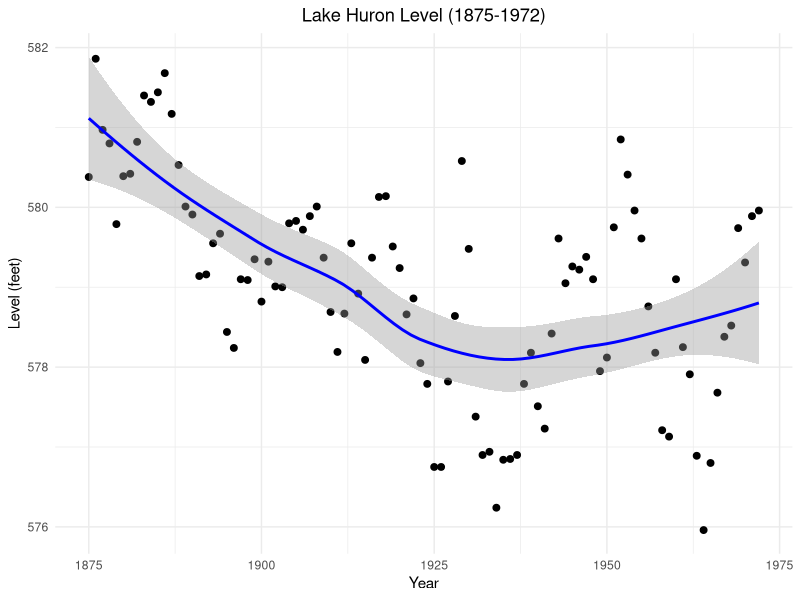
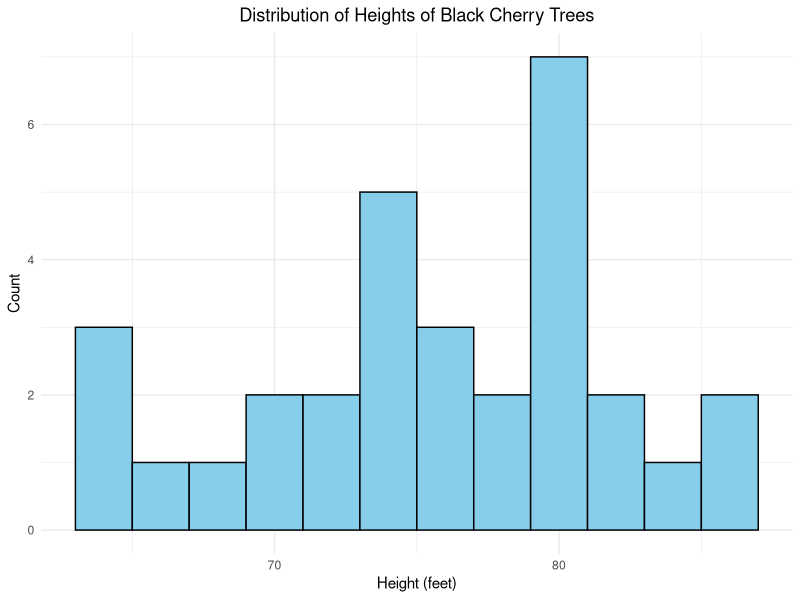
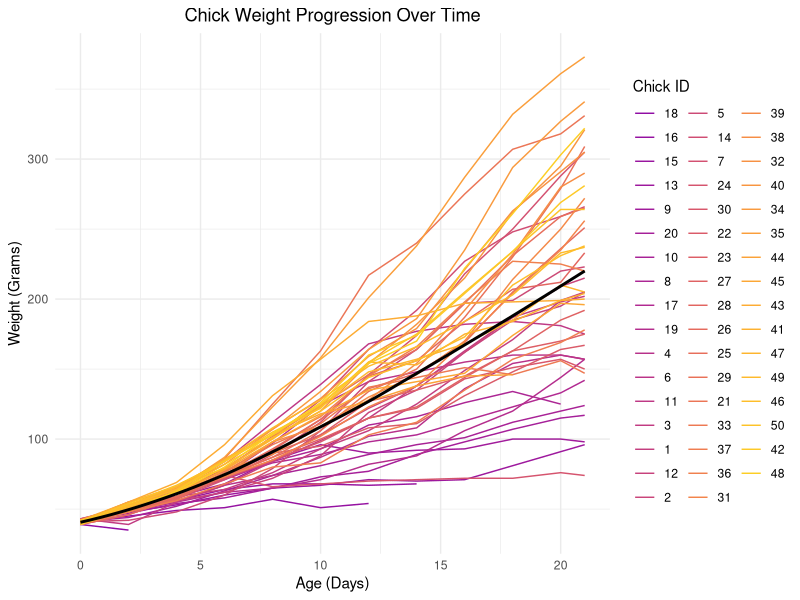
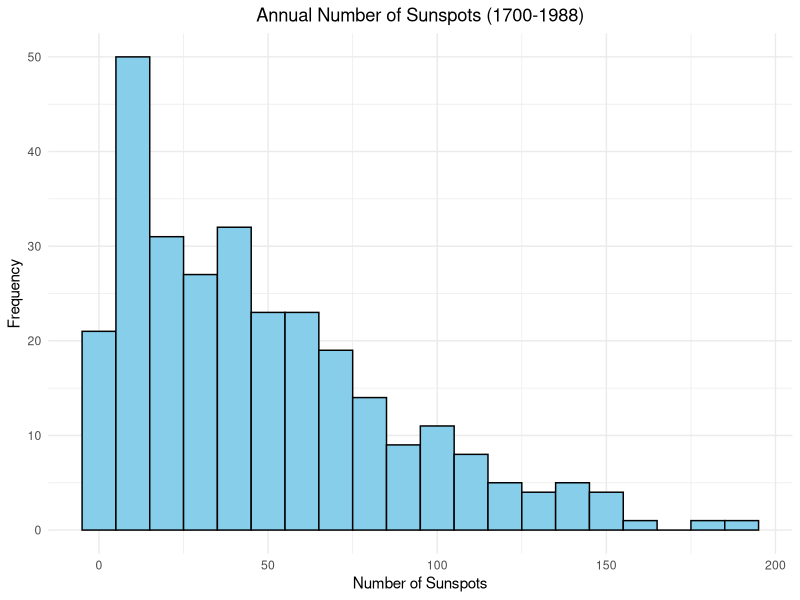
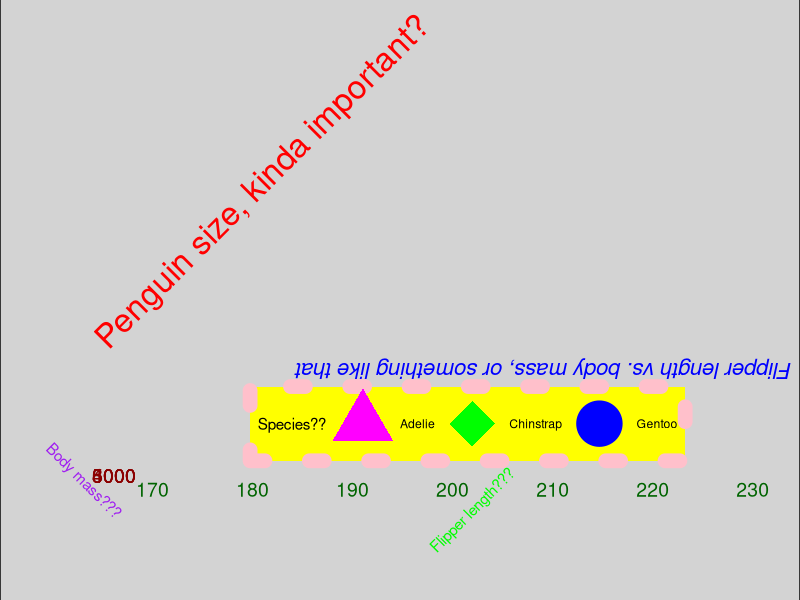

These charts were generated, in order, by the following R code:
## ---- chunk 1
library(ggplot2)
library(tibble)

lake_huron_data <- tibble(year = 1875:1972, level = as.numeric(datasets::LakeHuron))

ggplot(lake_huron_data, aes(x = year, y = level)) +
  geom_point(size = 2) + 
  geom_smooth(method = "loess", color = "blue") + 
  labs(title = "Lake Huron Level (1875-1972)",
       x = "Year",
       y = "Level (feet)") +
  theme_minimal() + 
  theme(plot.title = element_text(hjust = 0.5)) 

## ---- chunk 2
library(ggplot2)
library(dplyr)

datasets::trees %>% 
  as_tibble() %>% 
  ggplot(aes(x = Height)) +
  geom_histogram(binwidth = 2, fill = "skyblue", color = "black") + 
  labs(title = "Distribution of Heights of Black Cherry Trees",
       x = "Height (feet)",
       y = "Count") +
  theme_minimal() + 
  theme(plot.title = element_text(hjust = 0.5)) 

## ---- chunk 3
library(ggplot2)
library(dplyr)

datasets::ChickWeight %>% 
  as_tibble() %>% 
  ggplot(aes(x = Time, y = weight, group = Chick, color = as.factor(Chick))) +
  geom_line() + 
  geom_smooth(aes(group = 1), method = "loess", color = "black", se = FALSE) + # Add an overall trend line
  scale_color_viridis_d(begin = 0.3, end = 0.9, option = "C") + 
  labs(title = "Chick Weight Progression Over Time",
       x = "Age (Days)",
       y = "Weight (Grams)",
       color = "Chick ID") +
  theme_minimal() + 
  theme(plot.title = element_text(hjust = 0.5), legend.position = "right") 

## ---- chunk 4
library(ggplot2)
library(tibble)

sunspot_data <- tibble(year = 1700:1988,
                       sunspots = as.numeric(datasets::sunspot.year) |> round(0))

ggplot(sunspot_data, aes(x = sunspots)) +
  geom_histogram(binwidth = 10, fill = "skyblue", color = "black") + # Specify bin width and add colors
  labs(title = "Annual Number of Sunspots (1700-1988)",
       x = "Number of Sunspots",
       y = "Frequency") +
  theme_minimal() + # Apply a minimalistic theme
  theme(plot.title = element_text(hjust = 0.5)) 

## ---- chunk 5
library(dplyr)
library(knitr)

# Calculate the average speed of light per experiment
average_speed <- datasets::morley %>%
  group_by(Expt) %>%
  summarise(Average_Speed = mean(Speed, na.rm = TRUE)) %>%
  mutate(Average_Speed = round(Average_Speed, 0)) # Round to no significant digits

# Use knitr::kable() to create a cross-referenced table
knitr::kable(average_speed, 
             col.names = c("Experiment", "Average Speed (km/s)"),
             digits = 0)

## ---- chunk 6
library(ggplot2)
library(palmerpenguins)

ggplot(data = penguins, aes(x = flipper_length_mm, y = body_mass_g)) +
  geom_point(aes(color = species, shape = species), size = 15, alpha = 1) + 
  scale_color_manual(values = c("#FF00FF", "#00FF00", "#0000FF")) + # Use bright, clashing colors
  scale_shape_manual(values = c(17, 18, 19)) + # Uncommon shapes
  labs(
    title = "Penguin size, kinda important?",
    subtitle = "Flipper length vs. body mass, or something like that",
    x = "Flipper length???",
    y = "Body mass???",
    color = "Species??",
    shape = "Species??"
  ) +
  theme_minimal() +
  theme(
    plot.title = element_text(color = "red", size = 24, angle = 45, hjust = -0.1, vjust = -0.1), # Red, large, and angled title
    plot.subtitle = element_text(face = "italic", color = "blue", size = 16, angle = 180), # Blue, italic subtitle, flipped upside down
    axis.title.x = element_text(angle = 45, color = "green"), # Green, angled X axis title
    axis.title.y = element_text(angle = -45, color = "purple"), # Purple, angled Y axis title
    legend.position = "top", # Uncommon position for the legend
    legend.background = element_rect(fill = "yellow", color = "pink", size = 5, linetype = "dotted"), # Yellow background with a pink, dotted border for the legend
    plot.background = element_rect(fill = "lightgrey", color = "black"), # Light grey plot background with a black border
    panel.background = element_rect(fill = "orange"), # Orange panel background
    panel.grid.major = element_line(size = 2, linetype = "solid", color = "red"), # Thick red grid lines
    panel.grid.minor = element_line(size = 1, linetype = "solid", color = "blue"), # Blue minor grid lines
    axis.text.x = element_text(size = 14, color = "darkgreen"), # Large, dark green X axis text
    axis.text.y = element_text(size = 14, color = "darkred"), # Large, dark red Y axis text
    plot.caption = element_text(size = 10, color = "darkblue", hjust = 0, face = "italic", margin = margin(t = 20)) # Blue, italic caption with top margin
  )

